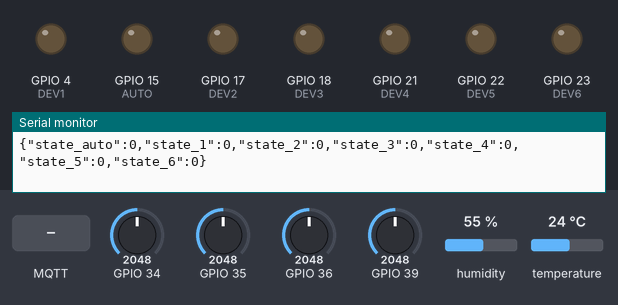
A sketch run on a simulated ESP32. Shown: output pins drawn as LEDs (lit = HIGH), the last lines printed to the serial monitor. Inputs (shaded band) come from the test bench; at power-on: GPIO 34 = 2048, GPIO 35 = 2048, GPIO 36 = 2048, GPIO 39 = 2048, humidity 55 %, temperature 24 °C. WiFi joins after 1.5 s; servers stay silent unless stated; random numbers use the default seed unless the sketch sets one; EEPROM starts erased; no MQTT or app messages arrive unless stated; pins used as bus, display or sensor lines are not drawn.

Above: at 3.2 s.
3.3 s: MQTT message "1" arrives on the first subscribed topic
At 4.1 s:
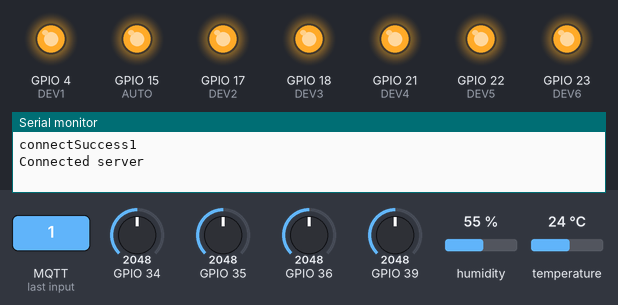
5.8 s: MQTT message "1" arrives on the third subscribed topic
At 6.7 s:
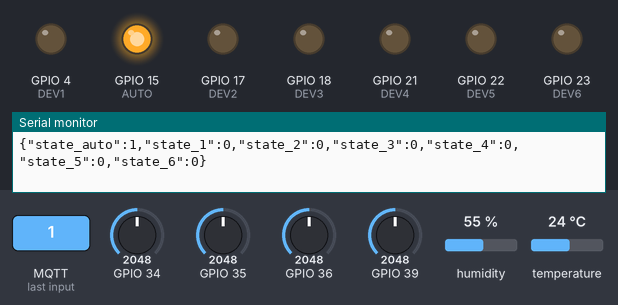
7.3 s: MQTT message "0" arrives on the third subscribed topic
At 8.0 s:
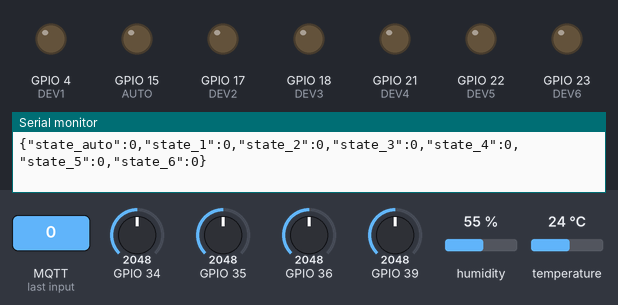
8.8 s: MQTT message "2" arrives on the third subscribed topic
At 9.1 s:
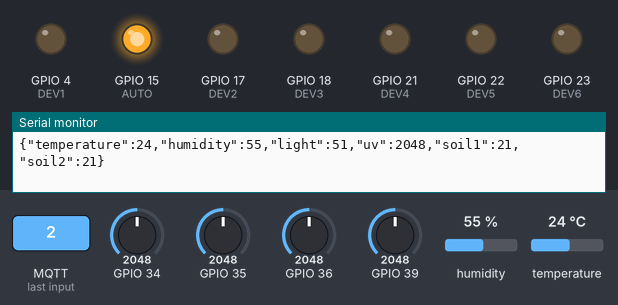
Timing chart, 0 to 11.3 s (numbered marks = the images above; inputs shaded):
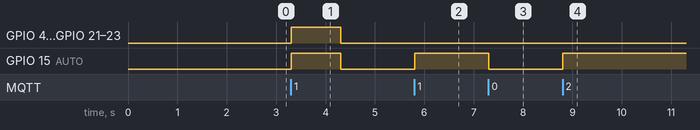

Measured:
- after the input at 3.3 s, GPIO 4 (DEV1), GPIO 15 (AUTO), GPIO 17 (DEV2), GPIO 18 (DEV3), GPIO 21 (DEV4), GPIO 22 (DEV5), GPIO 23 (DEV6): LOW → HIGH at once, → LOW 1.0 s later
- after the input at 5.8 s, GPIO 15 (AUTO): LOW → HIGH at once
- after the input at 7.3 s, GPIO 15 (AUTO): HIGH → LOW at once
- after the input at 8.8 s, GPIO 15 (AUTO): LOW → HIGH at once

The sketch:

realtime.ino
```cpp
#include <DHTesp.h>
#include <PubSubClient.h>
#include <Arduino_JSON.h>
#include <WiFi.h>
#include <WebServer.h>
#include <EEPROM.h>
#include <math.h>

DHTesp dht;
WiFiClient espClient;
PubSubClient client(espClient);
WebServer server(80);

struct settings {
  char ssid[30];
  char password[30];
} user_wifi = {};

#define subConnect "connectSuccess"
#define sub2 "RESET"
#define sub15 "AUTO"
#define sub4 "DEV1"
#define sub17 "DEV2"
#define sub18 "DEV3"
#define sub21 "DEV4"
#define sub22 "DEV5"
#define sub23 "DEV6"
#define DHTPIN 5  // GPIO5
#define DHTTYPE DHTesp::DHT11

#define RESETWIFI 2
#define AUTO 15
#define DEV1 4
#define DEV2 17
#define DEV3 18
#define DEV4 21
#define DEV5 22
#define DEV6 23


const char* mqtt_server = "net-radio.vov.link";
const int mqttPort = 1883;
int cout = 0;
int timeLoop = 1000;
int timeMQTT = 1000;
int state_auto, state_0, state_1, state_2, state_3, state_4, state_5, state_6, state_7;
int temperature;
int humidity;
int light;
int soil1;
int soil2;
int uv;
const uint32_t boardId = ESP.getEfuseMac();

unsigned long previousMillisLoop = 0;
const unsigned long intervalLoop = 100;

unsigned long previousMillisDataPin = 0;
const unsigned long intervalDataPin = 500;

unsigned long previousMillisDataSensor = 0;
const unsigned long intervalDataSensor = 3000;

void setup() {
  Serial.begin(115200);

  pinMode(RESETWIFI, OUTPUT);
  pinMode(AUTO, OUTPUT);
  pinMode(DEV1, OUTPUT);
  pinMode(DEV2, OUTPUT);
  pinMode(DEV3, OUTPUT);
  pinMode(DEV4, OUTPUT);
  pinMode(DEV5, OUTPUT);
  pinMode(DEV6, OUTPUT);

  setupWifi();

  client.setServer(mqtt_server, 1883);
  client.setCallback(callBackMqtt);

  dht.setup(DHTPIN, DHTTYPE);
}

void loop() {
  unsigned long currentMillis = millis();
  if (currentMillis - previousMillisLoop >= intervalLoop) {

    server.handleClient();

    client.loop();

    if (WiFi.status() == WL_CONNECTED) {
      if (!client.connected()) {
        JSONVar connectDevice;
        Serial.print("Connect Wifi OK\n");
        digitalWrite(RESETWIFI, LOW);
        reconnectMQTT();
        Serial.print("Connect MQTT OK\n");
        connectDevice["boardId"] = boardId;
        connectDevice["name"] = "The smart device";
        String device = JSON.stringify(connectDevice);
        client.publish("connectDevice", device.c_str());
      } else {
        if (currentMillis - previousMillisDataPin >= intervalDataPin) {
          handledDataPin();
          previousMillisDataPin = currentMillis;
        }
        if (currentMillis - previousMillisDataSensor >= intervalDataSensor) {
          handledDataSensor();
          previousMillisDataSensor = currentMillis;
        }
      }
    } else {
      resetWifi();
    }
    previousMillisLoop = currentMillis;
  }
}

void setupWifi() {
  EEPROM.begin(sizeof(struct settings));
  EEPROM.get(0, user_wifi);

  WiFi.mode(WIFI_STA);
  WiFi.begin(user_wifi.ssid, user_wifi.password);

  byte tries = 0;
  while (WiFi.status() != WL_CONNECTED) {
    digitalWrite(RESETWIFI, HIGH);
    delay(500);
    Serial.print("Connect Wifi!!!\n");
    digitalWrite(RESETWIFI, LOW);
    delay(500);

    if (tries++ > 20) {
      Serial.print("Connect Wifi Faill!!!");
      resetWifi();
      break;
    }
  }
  server.on("/", handlePortal);
  server.begin();
}

void resetWifi() {

  digitalWrite(RESETWIFI, HIGH);

  WiFi.mode(WIFI_AP);
  WiFi.softAP("LimE-PTIT", "password");
}

void handlePortal() {

  if (server.method() == HTTP_POST) {

    strncpy(user_wifi.ssid, server.arg("ssid").c_str(), sizeof(user_wifi.ssid));
    strncpy(user_wifi.password, server.arg("password").c_str(), sizeof(user_wifi.password));
    user_wifi.ssid[server.arg("ssid").length()] = user_wifi.password[server.arg("password").length()] = '\0';
    EEPROM.put(0, user_wifi);
    EEPROM.commit();

    server.send(200, "text/html", "<!doctype html><html lang='en'><head><meta charset='utf-8'><meta name='viewport' content='width=device-width, initial-scale=1'><title>Wifi Setup</title> <style>body{font-family: Verdana;line-height:1.5;color:#212529;background: linear-gradient(to right, #e2e2e2, #c9d6ff);display: flex;align-items: center;justify-content: center;}h1{margin: 0px;text-align: center;}.setup h1{margin-top:-100px;margin-bottom: 20px;}p{font-size: 14px;margin: 20px;text-align: center;}.form-signin{border-radius: 30px;width:800px;height: 450px;margin-top:100px;background-color: #fff;display: flex;}.hello{width: 50%;color: #fff;border-radius: 150px 30px 30px 100px;background: linear-gradient(to right, #5c6bc0, #512da8);display: flex;flex-direction: column;align-items: center;justify-content: center;}.setup{width: 50%;display: flex;flex-direction: column;align-items: center;justify-content: center;}.button{cursor: pointer;text-align: center;text-decoration: none;border:1px solid transparent;color:#fff;background-color:#512da8;border-color:#1f0068;padding:.5rem 1rem;font-size:1.25rem;line-height:1.5;border-radius:1rem;width:30%;}.button:hover{background-color: #4013ac;}</style></head> <body><main class='form-signin'><div class='setup'> <h1 class=''>WIFI SETUP</h1><br/><br/><p>Successful wifi setup - press the reset button on the device!!!</p><a href='https://www.facebook.com/NGUYENTHANHLIEM.1512' style='color: #fff' class='button'><strong>OKK!!!</strong></a></div><div class='hello'><h1>SEE YOU AGAIN!!!</h1><p>Thank you for using LimE's services</p><a href='https://www.facebook.com/NGUYENTHANHLIEM.1512' style='color: #fff'><strong>&copy;LimE-PTIT</strong></a></div></main></body></html>");
  } else {
    server.send(200, "text/html", "<!doctype html><html lang='en'><head><meta charset='utf-8'><meta name='viewport' content='width=device-width, initial-scale=1'><title>Wifi Setup</title><style>*,::after,::before{box-sizing:border-box;}body{font-family: Verdana;line-height:1.5;color:#212529;background: linear-gradient(to right, #e2e2e2, #c9d6ff);display: flex;align-items: center;justify-content: center;}h1{margin: 0px;}p{font-size: 14px;margin: 20px;text-align: center;}.form-signin{border-radius: 30px;width:800px;height: 450px;margin-top:100px;background-color: #fff;display: flex;}.hello{width: 50%;color: #fff;border-radius: 30px 150px 100px 30px;background: linear-gradient(to right, #5c6bc0, #512da8);display: flex;flex-direction: column;align-items: center;justify-content: center;}.setup{width: 50%;display: flex;flex-direction: column;align-items: center;justify-content: center;}input{background-color: #eee;display:block;width: 80%;font-size: 15px;height:calc(1.5em + .75rem + 2px);border:1px solid #ced4da;border-radius:0.5rem;padding: 20px 15px;}button{cursor: pointer;border:1px solid transparent;color:#fff;background-color:#512da8;border-color:#1f0068;padding:.5rem 1rem;font-size:1.25rem;line-height:1.5;border-radius:1rem;width:50%;}button:hover{background-color: #4013ac;}</style></head><body><main class='form-signin'> <div class='hello'><h1>Hello-PTIT!!!</h1><p>Please fill in the values to set up wifi<br/>for your system</p><a href='https://www.facebook.com/NGUYENTHANHLIEM.1512' style='color: #fff'><strong>&copy;LimE-PTIT</strong></a></div><form action='/' method='post' class='setup'><h1 class=''>WIFI SETUP</h1><br/><br/><br/><input type='text' name='ssid' placeholder='SSID'><br/><input type='password' name='password' placeholder='Password'></div><br/><button type='submit'>Save</button></form></main> </body></html>");
  }
}

void reconnectMQTT() {
  while (!client.connected()) {
    Serial.println("MQTT connectting...");

    String clientId = "ESP32Client-";
    clientId += String(random(0xffff), HEX);

    if (client.connect(clientId.c_str())) {
      client.subscribe(subConnect);
      client.subscribe(sub2);
      client.subscribe(sub15);
      client.subscribe(sub4);
      client.subscribe(sub17);
      client.subscribe(sub18);
      client.subscribe(sub21);
      client.subscribe(sub22);
      client.subscribe(sub23);
    } else {
      digitalWrite(AUTO, HIGH);
      Serial.println("MQTT CONNECT FAILL, Try again in 1 seconds");
      delay(500);
      digitalWrite(AUTO, LOW);
      delay(500);
    }
  }
}

void handledDataPin() {
  JSONVar dataPin;
  state_auto = digitalRead(15);
  state_0 = digitalRead(2);
  state_1 = digitalRead(4);
  state_2 = digitalRead(17);
  state_3 = digitalRead(18);
  state_4 = digitalRead(21);
  state_5 = digitalRead(22);
  state_6 = digitalRead(23);

  dataPin["state_auto"] = state_auto;
  dataPin["state_1"] = state_1;
  dataPin["state_2"] = state_2;
  dataPin["state_3"] = state_3;
  dataPin["state_4"] = state_4;
  dataPin["state_5"] = state_5;
  dataPin["state_6"] = state_6;

  Serial.println(dataPin);
  String jsonString1 = JSON.stringify(dataPin);
  client.publish("dataPin", jsonString1.c_str());
  // delay(500);
}

void handledDataSensor() {
  JSONVar dataSensor;
  temperature = dht.getTemperature();
  humidity = dht.getHumidity();
  uv = analogRead(A0);
  light = ((4200.0 - analogRead(A6)) / 4200.0) * 100.0;
  light = roundf(light * 10) / 10.0;

  soil1 = ((2600.0 - analogRead(A3)) / 2600.0) * 100.0;
  soil1 = roundf(soil1 * 10) / 10.0;

  soil2 = ((2600.0 - analogRead(A7)) / 2600.0) * 100.0;
  soil2 = roundf(soil2 * 10) / 10.0;

  dataSensor["temperature"] = temperature;
  dataSensor["humidity"] = humidity;
  dataSensor["light"] = light;
  dataSensor["uv"] = uv;
  dataSensor["soil1"] = soil1;
  dataSensor["soil2"] = soil2;

  Serial.println(dataSensor);
  String jsonString = JSON.stringify(dataSensor);
  client.publish("dataSensor", jsonString.c_str());
  // delay(3000);
}

void callBackMqtt(char* topic, byte* payload, unsigned int length) {
  Serial.print(topic);
  if (strstr(topic, subConnect)) {
    for (int i = 0; i < length; i++) {
      Serial.print((char)payload[i]);
    }
    Serial.println();
    if ((char)payload[0] == '1') {
      Serial.print("Connected server");
      digitalWrite(AUTO, HIGH);
      digitalWrite(RESETWIFI, HIGH);
      digitalWrite(DEV1, HIGH);
      digitalWrite(DEV2, HIGH);
      digitalWrite(DEV3, HIGH);
      digitalWrite(DEV4, HIGH);
      digitalWrite(DEV5, HIGH);
      digitalWrite(DEV6, HIGH);
      delay(1000);
      digitalWrite(AUTO, LOW);
      digitalWrite(RESETWIFI, LOW);
      digitalWrite(DEV1, LOW);
      digitalWrite(DEV2, LOW);
      digitalWrite(DEV3, LOW);
      digitalWrite(DEV4, LOW);
      digitalWrite(DEV5, LOW);
      digitalWrite(DEV6, LOW);
    }
  } else if (strstr(topic, sub2)) {
    for (int i = 0; i < length; i++) {
      Serial.print((char)payload[i]);
    }
    Serial.println();
    if ((char)payload[0] == '1') {

      Serial.print("Reseted Wifi!!!");
      resetWifi();
    }
  } else if (strstr(topic, sub15)) {
    for (int i = 0; i < length; i++) {
      Serial.print((char)payload[i]);
    }
    if ((char)payload[0] == '0') {
      digitalWrite(AUTO, LOW);
    } else {
      digitalWrite(AUTO, HIGH);
    }
  } else if (strstr(topic, sub4)) {
    for (int i = 0; i < length; i++) {
      Serial.print((char)payload[i]);
    }
    if ((char)payload[0] == '0') {
      digitalWrite(DEV1, LOW);
    } else {
      digitalWrite(DEV1, HIGH);
    }
  } else if (strstr(topic, sub17)) {
    for (int i = 0; i < length; i++) {
      Serial.print((char)payload[i]);
    }
    if ((char)payload[0] == '0') {
      digitalWrite(DEV2, LOW);
    } else {
      digitalWrite(DEV2, HIGH);
    }
  } else if (strstr(topic, sub18)) {
    for (int i = 0; i < length; i++) {
      Serial.print((char)payload[i]);
    }
    if ((char)payload[0] == '0') {
      digitalWrite(DEV3, LOW);
    } else {
      digitalWrite(DEV3, HIGH);
    }
  } else if (strstr(topic, sub21)) {
    for (int i = 0; i < length; i++) {
      Serial.print((char)payload[i]);
    }
    if ((char)payload[0] == '0') {
      digitalWrite(DEV4, LOW);
    } else {
      digitalWrite(DEV4, HIGH);
    }
  } else if (strstr(topic, sub22)) {
    for (int i = 0; i < length; i++) {
      Serial.print((char)payload[i]);
    }
    if ((char)payload[0] == '0') {
      digitalWrite(DEV5, LOW);
    } else {
      digitalWrite(DEV5, HIGH);
    }
  } else if (strstr(topic, sub23)) {
    for (int i = 0; i < length; i++) {
      Serial.print((char)payload[i]);
    }
    if ((char)payload[0] == '0') {
      digitalWrite(DEV6, LOW);
    } else {
      digitalWrite(DEV6, HIGH);
    }
  }
}
```
